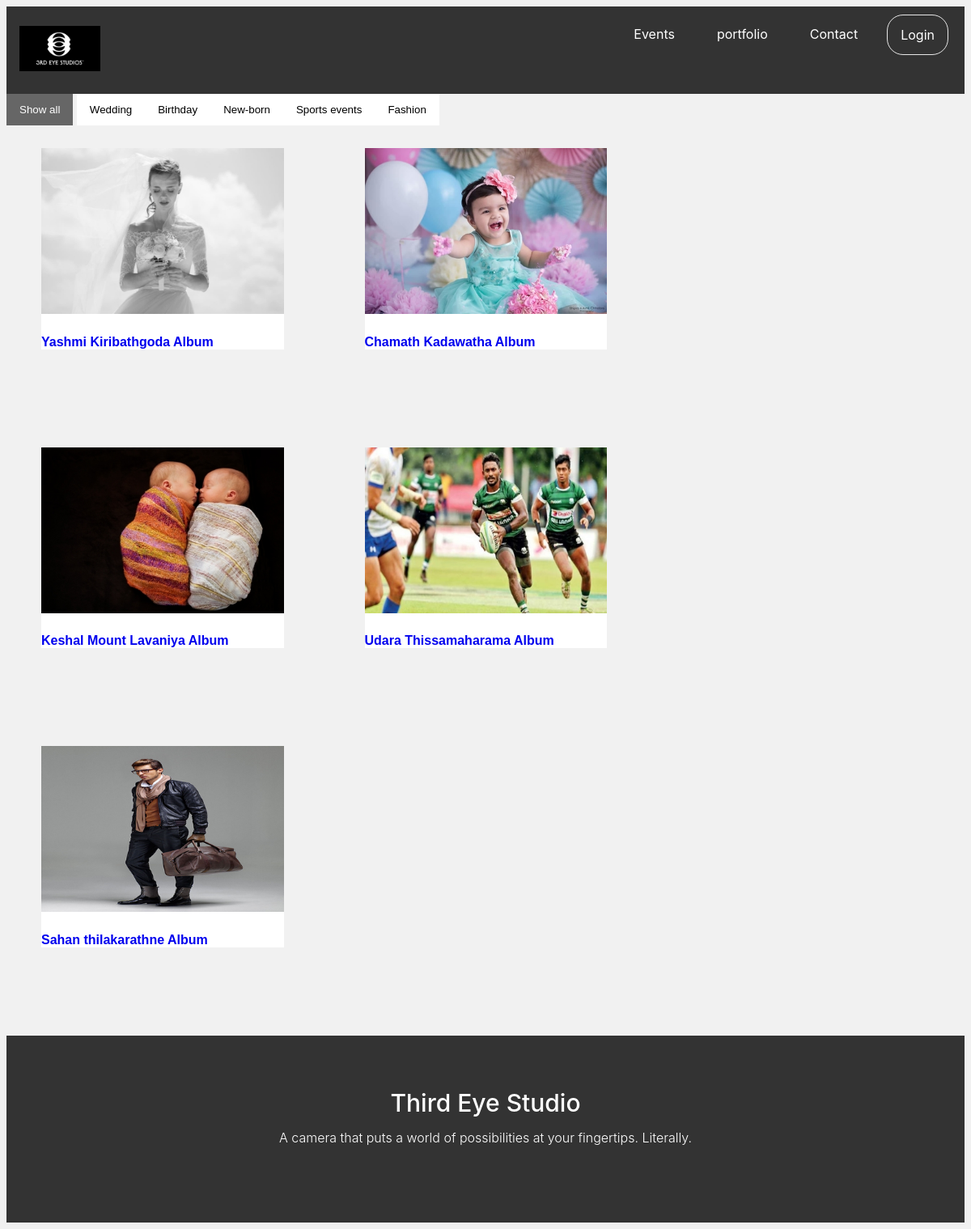
The app's page /portfolio_page.php with its own data.
### tables this page shows
create table Event_tb(
	EventID int(3) not null  auto_increment,
	Event_type varchar(20),
	Description varchar(500),
	constraint event_pk primary key(EventID)
);

create table Album(
	BookingID int(3), 
	Album_name varchar(30),
	constraint album_pk primary key(BookingID, Album_name),
	constraint album_fk foreign key (BookingID) references Booking(BookingID)
);

### src/portfolio_page.php (the view, shortened to what this page needs)
<!DOCTYPE html>
<head>
    <link rel="stylesheet" href="css/main.css">
    <link rel="stylesheet" href="css/footer.css">
    <link rel="stylesheet" href="css/portfoliod2.css">
    <link rel="stylesheet" href="css/font-awesome.min.css">
</head>
<body>
    <header>
    <div class="navbar">
            <ul class="navbarul">
                <li class="navbarli-left"><a class="navbarlia" href="index.php"><img src="img/logoheader-demo.png" width="100px" ></a></li>
                <?php session_start();
                  if(isset($_SESSION['username'], $_SESSION['role'])){
                    echo "<li class='navbarli-right'><a class='navbarlia , iogbtnnavbar' href='login_page.php?logout=yes'>Logout</a></li>";
                    switch ($_SESSION['role']) {
                        case "admin":
                            echo "<li class='navbarli-right'><a class='navbarlia' href='admin_profile_page.php'>Profile</a></li>";
                            break;
                        case "manager":
                            echo "<li class='navbarli-right'><a class='navbarlia' href='event_manager_profile_page.php'>Profile</a></li>";
                            break;
                        case "photographer":
                            echo "<li class='navbarli-right'><a class='navbarlia' href='photographer_profile_page.php'>Profile</a></li>";
                            break;
                        case "editor":
                            echo "<li class='navbarli-right'><a class='navbarlia' href='editor_profile_page.php'>Profile</a></li>";
                            break;
                        default:
                            echo "<li class='navbarli-right'><a class='navbarlia' href='client_profile_page.php'>Profile</a></li>";
                    }
                  }else{
                  echo "<li class='navbarli-right'><a class='navbarlia , iogbtnnavbar' href='login_page.php?'>Login</a></li>";
                  }
				        ?>
                <li class="navbarli-right"><a class="navbarlia" href="contact.php">Contact</a></li>
                <li class="navbarli-right"><a class="navbarlia" href="portfolio_page.php">portfolio</a></li>
                <li class ="navbarli-right"><a class="navbarlia" href="event_page.php">Events</a></li>
              </ul>
        </div>
    </header>
<div id="myBtnContainer">
  <button class="btn active" onclick="filterSelection('all')"> Show all</button>
  <?php require 'config.php';
    $sql = "select E.Event_type, e.EventID, a.BookingID, a.Album_name
          from event_tb e, Booking b, Album a
          where a.BookingID = b.BookingID and e.EventID = b.EventID and b.Progress = 'Completed'";
    $result = $con->query($sql);
    if($result->num_rows > 0){
        while($row = $result->fetch_assoc()){
          echo "<button class='btn' onclick=\"filterSelection('".$row["Event_type"]."')\">".$row["Event_type"]."</button>";
        }
    }
  ?>
</div>
<div class="row">
  <?php require 'config.php';
    $sql = "select e.Event_type, e.EventID, a.BookingID, a.Album_name
          from event_tb e, Booking b, Album a
          where a.BookingID = b.BookingID and e.EventID = b.EventID and b.Progress = 'Completed'";
    $result = $con->query($sql);
    if($result->num_rows > 0){
        while($row = $result->fetch_assoc()){
          $albumid = $row["BookingID"];
        	$dir    = "album/{$albumid}/edited/";
        	$files1 = scandir($dir);
          echo"
		  <a href='portfolio_single_page.php?albumid={$albumid}'>
          <div class='column ".$row["Event_type"]."'>
            <div class='content'>
                <img src='album/{$albumid}/edited/{$files1[2]}' alt='".$row["Event_type"]."' style='width:100%'>
                <h4>".$row["Album_name"]."</h4>
            </div>
          </div>
		  </a>"
		  ;
        }
    }
  ?>
</div>
<footer>
        <h2 class="footer-text">Third Eye Studio</h2>
        <p class="footer-tagline">A camera that puts a world of possibilities at your fingertips. Literally.</p>
    </footer>
</body>
</html>

### src/css/main.css (style rules this page uses)
.navbar:after { content: ""; display: table; clear: both; }
.navbarul { list-style-type: none; margin: 0; padding: 0; overflow: hidden; background-color: #333; font-family: -apple-system, BlinkMacSystemFont, 'Segoe UI', Roboto, Oxygen, Ubuntu, Cantarell, 'Open Sans', 'Helvetica Neue', sans-serif; }
.navbarli-left { float: left; }
.navbarli-right { float: right; }
.navbarlia { display: block; color: white; text-align: center; padding: 14px 16px; text-decoration: none; margin-right: 20px; margin-top: 10px; margin-bottom: 10px; }
.iogbtnnavbar { border: 1px solid #e7e7e7; border-radius: 20px; }
* { box-sizing:border-box }
.active, .dot:hover { background-color: #717171; }
.row:after { content: ""; display: table; clear: both; }
.column { float:left; width: 90%; margin-top: 20px; margin-left: 50px; margin-bottom: 80px; margin-right: 50px; }

### src/css/footer.css (style rules this page uses)
footer { text-align: left; color: cornsilk; padding: 15px; background-color: #333; font-family: -apple-system, BlinkMacSystemFont, 'Segoe UI', Roboto, Oxygen, Ubuntu, Cantarell, 'Open Sans', 'Helvetica Neue', sans-serif; }
.footer-text { font-size: 30px; font-weight: 500; color: #fff; margin-top: 50px; text-align: center; }
.footer-tagline { font-size: 16px; font-weight: 300; text-align: center; color: #fff; margin-bottom: 80px; margin-top: -10px; }

### src/css/portfoliod2.css (style rules this page uses)
* { box-sizing: border-box; }
body { background-color: #f1f1f1; padding: 0px; font-family: Arial; }
.row { margin: 5px -10px; }
.row, .row > .column { padding: 3px; }
.column { float: left; width: 25%; display: none; }
.row:after { content: ""; display: table; clear: both; }
.content { background-color: white; padding: 0px; }
.show { display: block; }
.btn { border: none; outline: none; padding: 12px 16px; background-color: white; cursor: pointer; }
.btn.active { background-color: #666; color: white; }

### records on screen
event_tb: Event_type "Wedding", shows a picture, album.Album_name "Yashmi Kiribathgoda Album"
event_tb: Event_type "Birthday", shows a picture, album.Album_name "Chamath Kadawatha Album"
event_tb: Event_type "New-born", shows a picture, album.Album_name "Keshal Mount Lavaniya Album"
event_tb: Event_type "Sports events", shows a picture, album.Album_name "Udara Thissamaharama Album"
event_tb: Event_type "Fashion", shows a picture, album.Album_name "Sahan thilakarathne Album"
